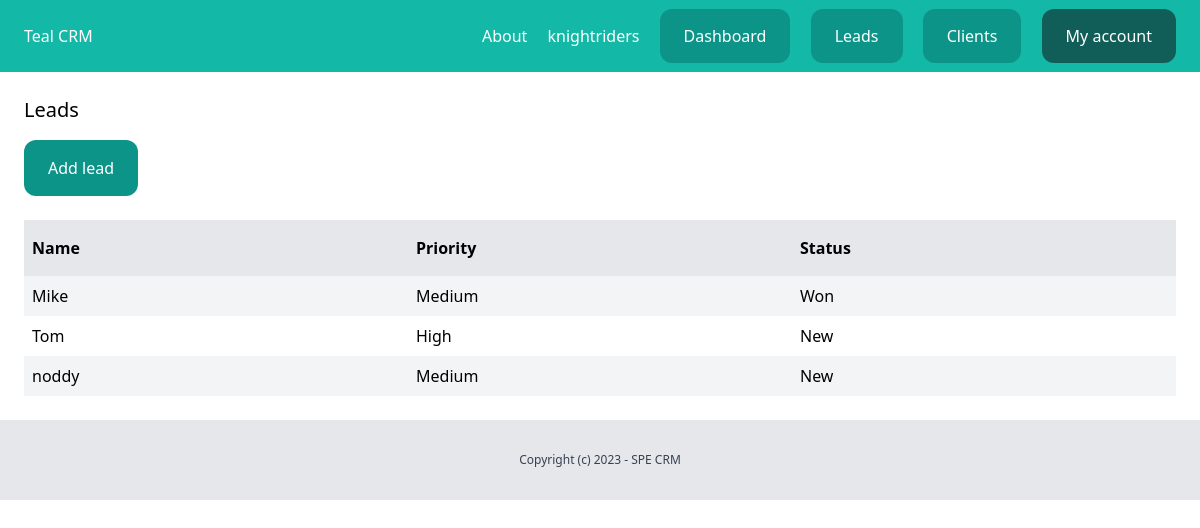
Screenshot of /dashboard/leads/ (signed in) with the database file from the repository.
### team/models.py (models this page shows, shortened)
class Team(models.Model):
    plan = models.ForeignKey(Plan, related_name='teams', blank=True, null=True, on_delete=models.CASCADE)
    name = models.CharField(max_length=100)
    members = models.ManyToManyField(User, related_name='teams')
    created_by = models.ForeignKey(User, related_name='created_teams', on_delete=models.CASCADE)
    created_at = models.DateTimeField(auto_now_add=True)

### lead/models.py (models this page shows, shortened)
class Lead(models.Model):
    LOW = 'low'
    MEDIUM = 'medium'
    HIGH = 'high'
    CHOICES_PRIORITY = (
        (LOW, 'Low'),
        (MEDIUM, 'Medium'),
        (HIGH, 'High'),
    )
    NEW = 'new'
    CONTACTED = 'contacted'
    WON = 'won'
    LOST = 'lost'
    CHOICES_STATUS = (
        (NEW, 'New'),
        (CONTACTED, 'Contacted'),
        (WON, 'Won'),
        (LOST, 'Lost'),
    )
    team = models.ForeignKey(Team, related_name='leads', on_delete=models.CASCADE)
    name = models.CharField(max_length=255)
    email = models.EmailField()
    description = models.TextField(blank=True, null=True)
    priority = models.CharField(max_length=10, choices=CHOICES_PRIORITY, default=MEDIUM)
    status = models.CharField(max_length=10, choices=CHOICES_STATUS, default=NEW)
    converted_to_client = models.BooleanField(default=False)
    created_by = models.ForeignKey(User, related_name='leads', on_delete=models.CASCADE)
    created_at = models.DateTimeField(auto_now_add=True)
    modified_at = models.DateTimeField(auto_now=True)
    class Meta:
        ordering = ('name',)

### lead/views.py (the view)
# urls.py: path('', views.LeadListView.as_view(), name='list'),
class LeadListView(LoginRequiredMixin, ListView):
    model = Lead
    def get_queryset(self):
        queryset = super(LeadListView, self).get_queryset()
        return queryset.filter(created_by=self.request.user, converted_to_client=False)

### team/context_processors.py (called while the page is built)
def active_team(request):
    if request.user.is_authenticated:
        if request.user.userprofile.active_team:
            active_team = request.user.userprofile.active_team
        else:
            active_team = Team.objects.filter(created_by=request.user)[0]
    else:
        active_team = None
    return {'active_team': active_team}

### lead/templates/lead/lead_list.html (shortened to what this page needs)
{% extends 'core/base.html' %}
{% block content %}
    <div class="py-6 px-6">
        <h1 class="mb-4 text-xl">Leads</h1>
        <a href="{% url 'leads:add' %}" class="inline-block py-4 px-6 bg-teal-600 rounded-xl text-white">Add lead</a>
        {% if object_list %}
            <div class="mt-6 flex justify-between">
                <p class="py-4 px-2 bg-gray-200 font-semibold w-full">Name</p>
                <p class="py-4 px-2 bg-gray-200 font-semibold w-full">Priority</p>
                <p class="py-4 px-2 bg-gray-200 font-semibold w-full">Status</p>
            </div>
            {% for lead in object_list %}
                <div class="flex justify-between">
                    <p class="py-2 px-2 w-full {% cycle 'bg-gray-100' '' %}">
                        <a href="{% url 'leads:detail' lead.id %}">{{ lead.name }}</a>
                    </p>
                    <p class="py-2 px-2 w-full {% cycle 'bg-gray-100' '' %}">{{ lead.get_priority_display }}</p>
                    <p class="py-2 px-2 w-full {% cycle 'bg-gray-100' '' %}">{{ lead.get_status_display }}</p>
                </div>
            {% endfor %}
        {% else %}
            <p class="mt-6 px-2">There are no leads in the database yet...</p>
        {% endif %}
    </div>
{% endblock %}

### core/templates/core/partials/nav.html
<nav class="py-6 px-6 flex justify-between bg-teal-500">
    <a href="/" class="text-white">Teal CRM</a>
    <div class="space-x-4">
        <a href="{% url 'about' %}" class="text-white">About</a>
        {% if request.user.is_authenticated %}
            <a href="{% url 'team:detail' active_team.id %}" class="text-white">{{ active_team.name }}</a>
            <a href="{% url 'dashboard:index' %}" class="py-4 px-6 bg-teal-600 rounded-xl text-white">Dashboard</a>
            <a href="{% url 'leads:list' %}" class="py-4 px-6 bg-teal-600 rounded-xl text-white">Leads</a>
            <a href="{% url 'clients:list' %}" class="py-4 px-6 bg-teal-600 rounded-xl text-white">Clients</a>
            <a href="{% url 'userprofile:myaccount' %}" class="py-4 px-6 bg-teal-800 rounded-xl text-white">My account</a>
        {% else %}
            <a href="{% url 'login' %}" class="py-4 px-6 bg-teal-600 rounded-xl text-white">Log in</a>
            <a href="{% url 'userprofile:signup' %}" class="py-4 px-6 bg-teal-300 rounded-xl text-white">Sign up</a>
        {% endif %}
    </div>
</nav>

### rows the page displays
Team: name "knightriders"
Lead: name "Mike", priority "Medium", status "Won"
Lead: name "Tom", priority "High", status "New"
Lead: name "noddy", priority "Medium", status "New"
